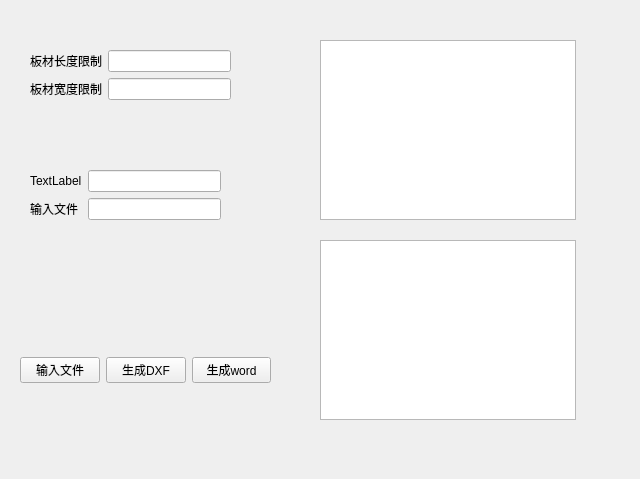
<?xml version="1.0" encoding="UTF-8"?>
<ui version="4.0">
 <class>Form</class>
 <widget class="QWidget" name="Form">
  <property name="geometry">
   <rect>
    <x>0</x>
    <y>0</y>
    <width>640</width>
    <height>479</height>
   </rect>
  </property>
  <property name="windowTitle">
   <string>Form</string>
  </property>
  <widget class="QWidget" name="horizontalLayoutWidget">
   <property name="geometry">
    <rect>
     <x>20</x>
     <y>330</y>
     <width>251</width>
     <height>80</height>
    </rect>
   </property>
   <layout class="QHBoxLayout" name="horizontalLayout">
    <item>
     <widget class="QPushButton" name="pushButton">
      <property name="text">
       <string>输入文件</string>
      </property>
     </widget>
    </item>
    <item>
     <widget class="QPushButton" name="pushButton_2">
      <property name="text">
       <string>生成DXF</string>
      </property>
     </widget>
    </item>
    <item>
     <widget class="QPushButton" name="pushButton_3">
      <property name="text">
       <string>生成word</string>
      </property>
     </widget>
    </item>
   </layout>
  </widget>
  <widget class="QWidget" name="formLayoutWidget">
   <property name="geometry">
    <rect>
     <x>30</x>
     <y>170</y>
     <width>191</width>
     <height>111</height>
    </rect>
   </property>
   <layout class="QFormLayout" name="formLayout">
    <item row="0" column="0">
     <widget class="QLabel" name="label">
      <property name="text">
       <string>TextLabel</string>
      </property>
     </widget>
    </item>
    <item row="0" column="1">
     <widget class="QLineEdit" name="lineEdit"/>
    </item>
    <item row="1" column="0">
     <widget class="QLabel" name="label_2">
      <property name="text">
       <string>输入文件</string>
      </property>
     </widget>
    </item>
    <item row="1" column="1">
     <widget class="QLineEdit" name="lineEdit_2"/>
    </item>
   </layout>
  </widget>
  <widget class="QTextBrowser" name="textBrowser">
   <property name="geometry">
    <rect>
     <x>320</x>
     <y>40</y>
     <width>256</width>
     <height>180</height>
    </rect>
   </property>
  </widget>
  <widget class="QTextBrowser" name="textBrowser_2">
   <property name="geometry">
    <rect>
     <x>320</x>
     <y>240</y>
     <width>256</width>
     <height>180</height>
    </rect>
   </property>
  </widget>
  <widget class="QWidget" name="formLayoutWidget_2">
   <property name="geometry">
    <rect>
     <x>30</x>
     <y>50</y>
     <width>201</width>
     <height>80</height>
    </rect>
   </property>
   <layout class="QFormLayout" name="formLayout_2">
    <item row="0" column="0">
     <widget class="QLabel" name="label_3">
      <property name="text">
       <string>板材长度限制</string>
      </property>
     </widget>
    </item>
    <item row="0" column="1">
     <widget class="QLineEdit" name="lineEdit_3"/>
    </item>
    <item row="1" column="0">
     <widget class="QLabel" name="label_4">
      <property name="text">
       <string>板材宽度限制</string>
      </property>
     </widget>
    </item>
    <item row="1" column="1">
     <widget class="QLineEdit" name="lineEdit_4"/>
    </item>
   </layout>
  </widget>
 </widget>
 <resources/>
 <connections>
  <connection>
   <sender>pushButton</sender>
   <signal>clicked()</signal>
   <receiver>Form</receiver>
   <slot>selectExcel()</slot>
   <hints>
    <hint type="sourcelabel">
     <x>61</x>
     <y>385</y>
    </hint>
    <hint type="destinationlabel">
     <x>86</x>
     <y>320</y>
    </hint>
   </hints>
  </connection>
  <connection>
   <sender>pushButton_2</sender>
   <signal>clicked()</signal>
   <receiver>Form</receiver>
   <slot>letDxfWork()</slot>
   <hints>
    <hint type="sourcelabel">
     <x>140</x>
     <y>375</y>
    </hint>
    <hint type="destinationlabel">
     <x>212</x>
     <y>320</y>
    </hint>
   </hints>
  </connection>
  <connection>
   <sender>pushButton_3</sender>
   <signal>clicked()</signal>
   <receiver>Form</receiver>
   <slot>letDocxWork()</slot>
   <hints>
    <hint type="sourcelabel">
     <x>235</x>
     <y>379</y>
    </hint>
    <hint type="destinationlabel">
     <x>290</x>
     <y>347</y>
    </hint>
   </hints>
  </connection>
 </connections>
 <slots>
  <slot>letDxfWork()</slot>
  <slot>letDocxWork()</slot>
  <slot>selectExcel()</slot>
 </slots>
</ui>
